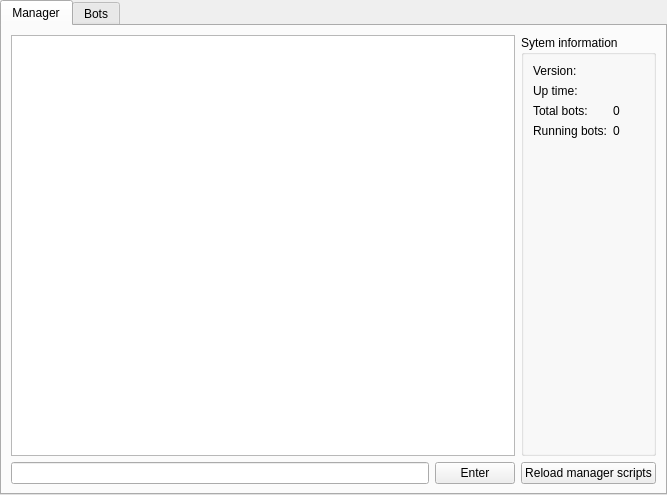
<?xml version="1.0" encoding="UTF-8"?>
<ui version="4.0">
 <class>GeneralWindow</class>
 <widget class="QWidget" name="GeneralWindow">
  <property name="geometry">
   <rect>
    <x>0</x>
    <y>0</y>
    <width>667</width>
    <height>495</height>
   </rect>
  </property>
  <property name="minimumSize">
   <size>
    <width>0</width>
    <height>0</height>
   </size>
  </property>
  <property name="windowTitle">
   <string>RakCloud</string>
  </property>
  <layout class="QGridLayout" name="gridLayout_4">
   <property name="leftMargin">
    <number>0</number>
   </property>
   <property name="topMargin">
    <number>0</number>
   </property>
   <property name="rightMargin">
    <number>0</number>
   </property>
   <property name="bottomMargin">
    <number>0</number>
   </property>
   <property name="spacing">
    <number>0</number>
   </property>
   <item row="0" column="0">
    <layout class="QHBoxLayout" name="mainHL">
     <property name="spacing">
      <number>6</number>
     </property>
     <property name="leftMargin">
      <number>0</number>
     </property>
     <property name="topMargin">
      <number>0</number>
     </property>
     <property name="rightMargin">
      <number>0</number>
     </property>
     <property name="bottomMargin">
      <number>0</number>
     </property>
     <item>
      <widget class="QTabWidget" name="tabWidget">
       <property name="enabled">
        <bool>true</bool>
       </property>
       <property name="sizePolicy">
        <sizepolicy hsizetype="Expanding" vsizetype="Expanding">
         <horstretch>0</horstretch>
         <verstretch>0</verstretch>
        </sizepolicy>
       </property>
       <property name="styleSheet">
        <string notr="true"/>
       </property>
       <property name="currentIndex">
        <number>0</number>
       </property>
       <property name="movable">
        <bool>false</bool>
       </property>
       <widget class="QWidget" name="manager">
        <attribute name="title">
         <string>Manager</string>
        </attribute>
        <layout class="QHBoxLayout" name="horizontalLayout">
         <item>
          <layout class="QVBoxLayout" name="managerLogVL">
           <item>
            <widget class="QPlainTextEdit" name="managerLogOutput">
             <property name="readOnly">
              <bool>true</bool>
             </property>
            </widget>
           </item>
           <item>
            <layout class="QHBoxLayout" name="managerInputHL">
             <item>
              <widget class="CommandLine" name="managerCmdInput"/>
             </item>
             <item>
              <widget class="QPushButton" name="managerCmdEnterButton">
               <property name="text">
                <string>Enter</string>
               </property>
              </widget>
             </item>
            </layout>
           </item>
          </layout>
         </item>
         <item>
          <layout class="QVBoxLayout" name="managerInfoAndButtonsVL">
           <item>
            <widget class="QGroupBox" name="managerSystemInfoGroup">
             <property name="maximumSize">
              <size>
               <width>800</width>
               <height>16777215</height>
              </size>
             </property>
             <property name="title">
              <string>Sytem information</string>
             </property>
             <layout class="QGridLayout" name="gridLayout_5">
              <item row="1" column="0">
               <layout class="QFormLayout" name="managerSystemInfoFL">
                <item row="0" column="0">
                 <widget class="QLabel" name="managerVersionLabel">
                  <property name="text">
                   <string>Version:</string>
                  </property>
                 </widget>
                </item>
                <item row="0" column="1">
                 <widget class="QLabel" name="managerVersion">
                  <property name="text">
                   <string/>
                  </property>
                 </widget>
                </item>
                <item row="2" column="1">
                 <widget class="QLabel" name="totalBots">
                  <property name="text">
                   <string>0</string>
                  </property>
                 </widget>
                </item>
                <item row="2" column="0">
                 <widget class="QLabel" name="totalBotsLabel">
                  <property name="text">
                   <string>Total bots:</string>
                  </property>
                 </widget>
                </item>
                <item row="3" column="0">
                 <widget class="QLabel" name="runningBotsLabel">
                  <property name="text">
                   <string>Running bots:</string>
                  </property>
                 </widget>
                </item>
                <item row="3" column="1">
                 <widget class="QLabel" name="runningBots">
                  <property name="text">
                   <string>0</string>
                  </property>
                 </widget>
                </item>
                <item row="1" column="0">
                 <widget class="QLabel" name="managerUpTimeLabel">
                  <property name="text">
                   <string>Up time:</string>
                  </property>
                 </widget>
                </item>
                <item row="1" column="1">
                 <widget class="QLabel" name="managerUpTime">
                  <property name="text">
                   <string/>
                  </property>
                 </widget>
                </item>
               </layout>
              </item>
             </layout>
            </widget>
           </item>
           <item>
            <widget class="QPushButton" name="managerReloadScriptsButton">
             <property name="text">
              <string>Reload manager scripts</string>
             </property>
            </widget>
           </item>
          </layout>
         </item>
        </layout>
       </widget>
       <widget class="QWidget" name="bots">
        <property name="accessibleName">
         <string/>
        </property>
        <attribute name="title">
         <string>Bots</string>
        </attribute>
        <layout class="QHBoxLayout" name="horizontalLayout_2">
         <item>
          <widget class="QListWidget" name="botList">
           <property name="sizePolicy">
            <sizepolicy hsizetype="Expanding" vsizetype="Expanding">
             <horstretch>0</horstretch>
             <verstretch>0</verstretch>
            </sizepolicy>
           </property>
           <property name="maximumSize">
            <size>
             <width>100</width>
             <height>16777215</height>
            </size>
           </property>
          </widget>
         </item>
         <item>
          <layout class="QVBoxLayout" name="botLogAndInputVL">
           <item>
            <widget class="QPlainTextEdit" name="botLogOutput">
             <property name="readOnly">
              <bool>true</bool>
             </property>
            </widget>
           </item>
           <item>
            <layout class="QHBoxLayout" name="botCmdInputAndButtonHL">
             <item>
              <widget class="CommandLine" name="botCmdInput">
               <property name="enabled">
                <bool>true</bool>
               </property>
              </widget>
             </item>
             <item>
              <widget class="QPushButton" name="botCmdEnterButton">
               <property name="enabled">
                <bool>true</bool>
               </property>
               <property name="text">
                <string>Enter</string>
               </property>
              </widget>
             </item>
            </layout>
           </item>
          </layout>
         </item>
         <item>
          <layout class="QVBoxLayout" name="botInfoVL">
           <item>
            <widget class="QGroupBox" name="botInfoGroup">
             <property name="title">
              <string>System Information</string>
             </property>
             <layout class="QGridLayout" name="gridLayout_3">
              <item row="2" column="0">
               <layout class="QFormLayout" name="botSystemInfoLayout">
                <item row="0" column="0">
                 <widget class="QLabel" name="botIdLabel">
                  <property name="text">
                   <string>Bot ID:</string>
                  </property>
                 </widget>
                </item>
                <item row="0" column="1">
                 <widget class="QLabel" name="botId">
                  <property name="enabled">
                   <bool>true</bool>
                  </property>
                  <property name="text">
                   <string/>
                  </property>
                 </widget>
                </item>
                <item row="1" column="0">
                 <widget class="QLabel" name="botUpTimeLabel">
                  <property name="text">
                   <string>Up time:</string>
                  </property>
                 </widget>
                </item>
                <item row="1" column="1">
                 <widget class="QLabel" name="botUpTime">
                  <property name="text">
                   <string/>
                  </property>
                 </widget>
                </item>
                <item row="2" column="1">
                 <widget class="QLabel" name="proxy">
                  <property name="text">
                   <string/>
                  </property>
                 </widget>
                </item>
                <item row="2" column="0">
                 <widget class="QLabel" name="proxyLabel">
                  <property name="text">
                   <string>Proxy:</string>
                  </property>
                 </widget>
                </item>
               </layout>
              </item>
             </layout>
            </widget>
           </item>
           <item>
            <widget class="QGroupBox" name="sampInfoGroup">
             <property name="title">
              <string>SA-MP Information</string>
             </property>
             <layout class="QGridLayout" name="gridLayout_2">
              <item row="0" column="0">
               <layout class="QFormLayout" name="sampInfoFormLayout">
                <item row="0" column="0">
                 <widget class="QLabel" name="idLabel">
                  <property name="text">
                   <string>ID:</string>
                  </property>
                 </widget>
                </item>
                <item row="0" column="1">
                 <widget class="QLabel" name="sampId">
                  <property name="text">
                   <string/>
                  </property>
                 </widget>
                </item>
                <item row="1" column="0">
                 <widget class="QLabel" name="nickNameLabel">
                  <property name="text">
                   <string>NickName:</string>
                  </property>
                 </widget>
                </item>
                <item row="1" column="1">
                 <widget class="QLabel" name="nickName">
                  <property name="text">
                   <string/>
                  </property>
                 </widget>
                </item>
                <item row="2" column="0">
                 <widget class="QLabel" name="moneyLabel">
                  <property name="text">
                   <string>Money:</string>
                  </property>
                 </widget>
                </item>
                <item row="2" column="1">
                 <widget class="QLabel" name="money">
                  <property name="text">
                   <string/>
                  </property>
                 </widget>
                </item>
                <item row="3" column="0">
                 <widget class="QLabel" name="levelLabel">
                  <property name="text">
                   <string>Level:</string>
                  </property>
                 </widget>
                </item>
                <item row="3" column="1">
                 <widget class="QLabel" name="level">
                  <property name="text">
                   <string/>
                  </property>
                 </widget>
                </item>
                <item row="4" column="0">
                 <widget class="QLabel" name="healthLabel">
                  <property name="text">
                   <string>Health:</string>
                  </property>
                 </widget>
                </item>
                <item row="4" column="1">
                 <widget class="QLabel" name="health">
                  <property name="text">
                   <string/>
                  </property>
                 </widget>
                </item>
                <item row="5" column="0">
                 <widget class="QLabel" name="armourLabel">
                  <property name="text">
                   <string>Armour:</string>
                  </property>
                 </widget>
                </item>
                <item row="5" column="1">
                 <widget class="QLabel" name="armour">
                  <property name="text">
                   <string/>
                  </property>
                 </widget>
                </item>
                <item row="6" column="0">
                 <widget class="QLabel" name="positionLabel">
                  <property name="text">
                   <string>Position:</string>
                  </property>
                 </widget>
                </item>
                <item row="6" column="1">
                 <widget class="QLabel" name="position">
                  <property name="text">
                   <string>X: 0; Y: 0; Z: 0</string>
                  </property>
                 </widget>
                </item>
                <item row="7" column="0">
                 <widget class="QLabel" name="playersLabel">
                  <property name="text">
                   <string>Players:</string>
                  </property>
                 </widget>
                </item>
                <item row="7" column="1">
                 <widget class="QLabel" name="players">
                  <property name="text">
                   <string/>
                  </property>
                 </widget>
                </item>
                <item row="8" column="0">
                 <widget class="QLabel" name="serverLabel">
                  <property name="text">
                   <string>Server:</string>
                  </property>
                 </widget>
                </item>
                <item row="8" column="1">
                 <widget class="QLabel" name="server">
                  <property name="text">
                   <string/>
                  </property>
                 </widget>
                </item>
               </layout>
              </item>
             </layout>
            </widget>
           </item>
           <item>
            <widget class="QPushButton" name="botReloadScriptsButton">
             <property name="text">
              <string>Reload bot script</string>
             </property>
            </widget>
           </item>
          </layout>
         </item>
        </layout>
       </widget>
      </widget>
     </item>
    </layout>
   </item>
  </layout>
 </widget>
 <customwidgets>
  <customwidget>
   <class>CommandLine</class>
   <extends>QLineEdit</extends>
   <header>CommandLine.hpp</header>
  </customwidget>
 </customwidgets>
 <resources/>
 <connections/>
</ui>
